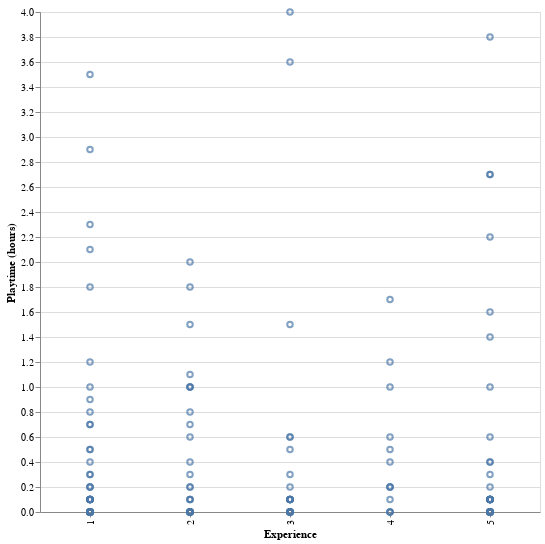

This figure's notebook cell:
### Code cell


### Figure 1 — Vega specification as saved in the notebook (floating-point values rounded to 4 significant figures; data arrays with more than 128 entries replaced by an {"elided": "..."} marker saying what was removed)
{"$schema": "https://vega.github.io/schema/vega/v5.json", "data": [{"name": "source_0", "values": {"elided": "181 records"}}, {"name": "source_0_x_domain_experience_num", "values": [{"experience_num": 5}, {"experience_num": 1}, {"experience_num": 3}, {"experience_num": 4}, {"experience_num": 2}]}, {"name": "source_0_y_domain_played_hours", "values": [{"min": 0.0, "max": 4.0}]}], "marks": [{"type": "symbol", "name": "marks", "from": {"data": "source_0"}, "encode": {"update": {"opacity": {"value": 0.7}, "stroke": {"value": "#4c78a8"}, "fill": {"value": "transparent"}, "x": {"field": "experience_num", "scale": "x"}, "y": {"field": "played_hours", "scale": "y"}}}, "style": ["point"]}], "scales": [{"name": "x", "type": "point", "domain": {"data": "source_0_x_domain_experience_num", "field": "experience_num", "sort": true}, "range": [0, {"signal": "width"}], "padding": 0.5}, {"name": "y", "type": "linear", "domain": [{"signal": "(data(\"source_0_y_domain_played_hours\")[0] || {}).min"}, {"signal": "(data(\"source_0_y_domain_played_hours\")[0] || {}).max"}], "range": [{"signal": "height"}, 0], "nice": true, "zero": true}], "axes": [{"scale": "y", "orient": "left", "gridScale": "x", "domain": false, "maxExtent": 0, "aria": false, "minExtent": 0, "labels": false, "zindex": 0, "grid": true, "ticks": false, "tickCount": {"signal": "ceil(height/40)"}}, {"scale": "x", "labelAlign": "right", "labelBaseline": "middle", "zindex": 0, "labelAngle": 270, "title": "Experience", "orient": "bottom", "grid": false}, {"scale": "y", "zindex": 0, "grid": false, "labelOverlap": true, "title": "Playtime (hours)", "orient": "left", "tickCount": {"signal": "ceil(height/40)"}}], "width": 500, "padding": 5, "style": "cell", "height": 500, "background": "white"}
